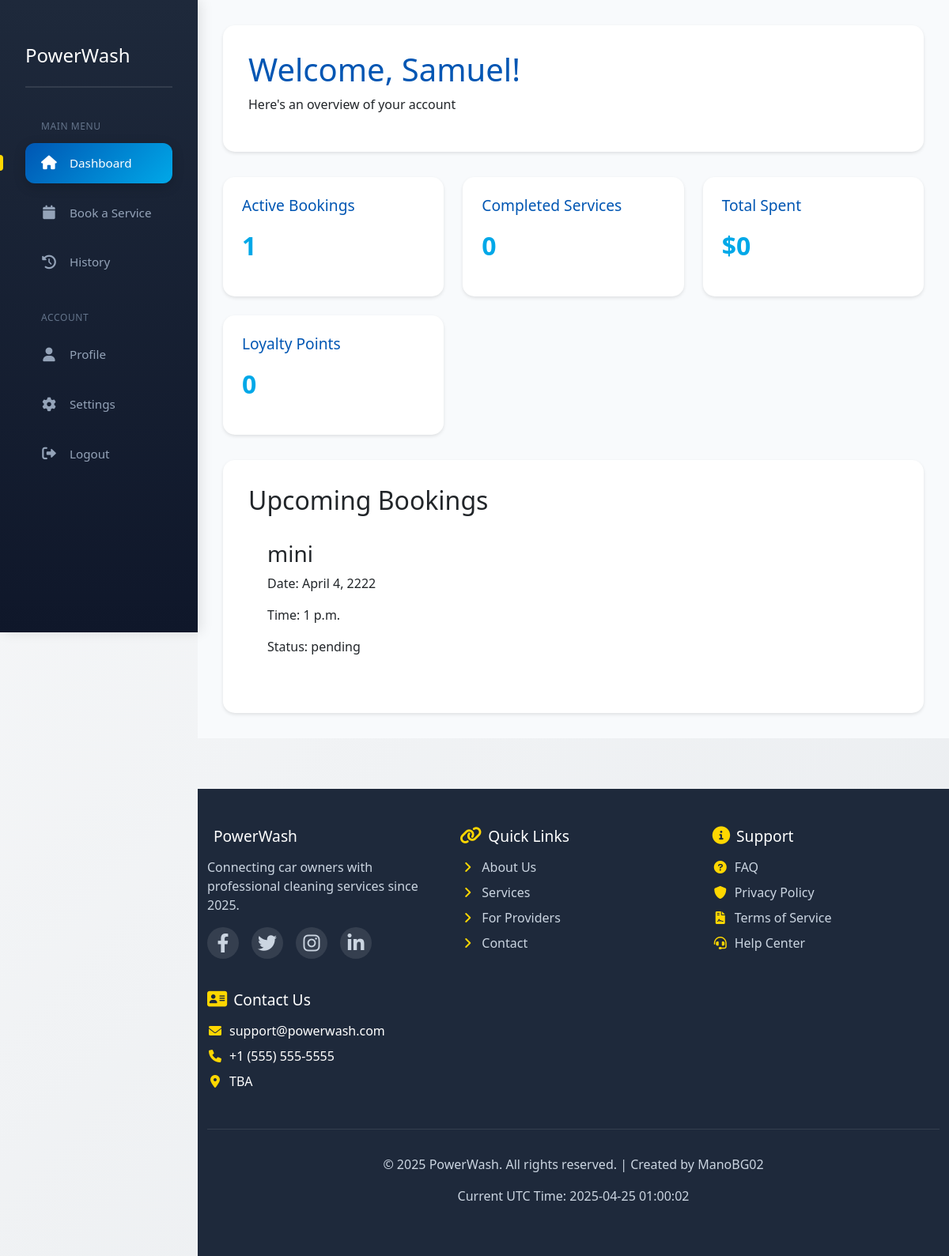
The page /dashboard/ (signed in) on the database its author committed.
### powerwash/models.py (models this page shows, shortened)
class Booking(models.Model):
    SERVICE_CHOICES = [
        ('mini', 'Mini Valet'),
        ('full', 'Full Valet'),
        ('premium', 'Premium Detail')
    ]
    VEHICLE_CHOICES = [
        ('sedan', 'Sedan'),
        ('suv', 'SUV'),
        ('truck', 'Truck'),
        ('van', 'Van')
    ]
    STATUS_CHOICES = [
        ('pending', 'Pending'),
        ('confirmed', 'Confirmed'),
        ('completed', 'Completed'),
        ('cancelled', 'Cancelled')
    ]
    user = models.ForeignKey(User, on_delete=models.CASCADE)
    service_type = models.CharField(max_length=20, choices=SERVICE_CHOICES)
    vehicle_type = models.CharField(max_length=20, choices=VEHICLE_CHOICES)
    date = models.DateField()
    time = models.TimeField()
    special_requests = models.TextField(blank=True, null=True)
    status = models.CharField(max_length=20, choices=STATUS_CHOICES, default='pending')
    created_at = models.DateTimeField(auto_now_add=True)
    class Meta:
        ordering = ['-date', '-time']

### powerwash/views.py (the view, shortened to what this page needs)
# urls.py: path('dashboard/', views.customer_dashboard, name='customer_dashboard'),
@login_required
def customer_dashboard(request):
    user = request.user
    bookings = Booking.objects.filter(user=user)
    active_bookings_count = bookings.filter(status__in=['pending', 'confirmed']).count()
    completed_services_count = bookings.filter(status='completed').count()
    total_spent = 0
    loyalty_points = int(total_spent // 10)
    upcoming_bookings = bookings.filter(
        status__in=['pending', 'confirmed'],
        date__gte=timezone.now().date()
    ).order_by('date', 'time')[:5]
    context = {
        'user': user,
        'active_bookings_count': active_bookings_count,
        'completed_services_count': completed_services_count,
        'total_spent': round(total_spent, 2),
        'loyalty_points': loyalty_points,
        'upcoming_bookings': upcoming_bookings,
    }
    return render(request, 'dashboard/customer_dashboard.html', context)

### powerwash/templates/dashboard/customer_dashboard.html (shortened to what this page needs)
<!DOCTYPE html>
<html lang="en">
<head>
    {% load static %}
    <link rel="stylesheet" href="https://cdnjs.cloudflare.com/ajax/libs/font-awesome/6.0.0/css/all.min.css">
    <link href="https://cdn.jsdelivr.net/npm/bootstrap@5.3.0/dist/css/bootstrap.min.css" rel="stylesheet">
</head>
<body>
    <div class="dashboard-container">
        <aside class="sidebar">
            <div class="logo-container">
                <a href={% url 'home' %}>
                    <h2>PowerWash</h2>
            </div>
            <nav class="dashboard-nav">
                <div class="nav-section">
                    <div class="nav-section-title">Main Menu</div>
                    <div class="nav-item active">
                        <a href="{% url 'customer_dashboard' %}">
                            <i class="fas fa-home"></i>
                            <span>Dashboard</span>
                        </a>
                    </div>
                    <div class="nav-item">
                        <a href="{% url 'booking' %}">
                            <i class="fas fa-calendar"></i>
                            <span>Book a Service</span>
                        </a>
                    </div>
                    <div class="nav-item">
                        <a href="{% url 'history' %}">
                            <i class="fas fa-history"></i>
                            <span>History</span>
                        </a>
                    </div>
                </div>
                <div class="nav-section">
                    <div class="nav-section-title">Account</div>
                    <div class="nav-item">
                        <a href="{% url 'profile' %}">
                            <i class="fas fa-user"></i>
                            <span>Profile</span>
                        </a>
                    </div>
                    <div class="nav-item">
                        <a href="{% url 'settings' %}">
                            <i class="fas fa-cog"></i>
                            <span>Settings</span>
                        </a>
                    </div>
                    <div class="nav-item">
                        <a href="#" onclick="event.preventDefault(); document.getElementById('logout-form').submit();">
                            <i class="fas fa-sign-out-alt"></i>
                            <span>Logout</span>
                        </a>
                    </div>
                </div>
            </nav>
        </aside>
        <main class="main-content">
            <div class="dashboard-header">
                <h1>Welcome, {{ user.first_name }}!</h1>
                <p>Here's an overview of your account</p>
            </div>
            <div class="stats-grid">
                <div class="stat-card">
                    <h3>Active Bookings</h3>
                    <p class="stat-number">{{ active_bookings_count }}</p>
                </div>
                <div class="stat-card">
                    <h3>Completed Services</h3>
                    <p class="stat-number">{{ completed_services_count }}</p>
                </div>
                <div class="stat-card">
                    <h3>Total Spent</h3>
                    <p class="stat-number">${{ total_spent }}</p>
                </div>
                <div class="stat-card">
                    <h3>Loyalty Points</h3>
                    <p class="stat-number">{{ loyalty_points }}</p>
                </div>
            </div>
            <div class="bookings-list">
                <h2>Upcoming Bookings</h2>
                {% if upcoming_bookings %}
                {% for booking in upcoming_bookings %}
                <div class="booking-item">
                    <h3>{{ booking.service_type }}</h3>
                    <p>Date: {{ booking.date }}</p>
                    <p>Time: {{ booking.time }}</p>
                    <p>Status: {{ booking.status }}</p>
                </div>
                {% endfor %}
                {% else %}
                <p>No upcoming bookings</p>
                {% endif %}
            </div>
        </main>
    </div>
    <footer class="footer">
        <div class="container">
            <div class="footer-content">
                <div class="footer-section">
                    <h3> PowerWash</h3>
                    <p>Connecting car owners with professional cleaning services since 2025.</p>
                    <div class="social-icons">
                        <a href="#" class="social-icon" title="Facebook"><i class="fab fa-facebook-f"></i></a>
                        <a href="#" class="social-icon" title="Twitter"><i class="fab fa-twitter"></i></a>
                        <a href="#" class="social-icon" title="Instagram"><i class="fab fa-instagram"></i></a>
                        <a href="#" class="social-icon" title="LinkedIn"><i class="fab fa-linkedin-in"></i></a>
                    </div>
                </div>
                <div class="footer-section">
                    <h3><i class="fas fa-link"></i> Quick Links</h3>
                    <ul class="footer-links">
                        <li><i class="fas fa-angle-right"></i><a href="/about.html">About Us</a></li>
                        <li><i class="fas fa-angle-right"></i><a href="/services.html">Services</a></li>
                        <li><i class="fas fa-angle-right"></i><a href="/providers.html">For Providers</a></li>
                        <li><i class="fas fa-angle-right"></i><a href="/contact.html">Contact</a></li>
                    </ul>
                </div>
                <div class="footer-section">
                    <h3><i class="fas fa-info-circle"></i> Support</h3>
                    <ul class="footer-links">
                        <li><i class="fas fa-question-circle"></i><a href="/faq.html">FAQ</a></li>
                        <li><i class="fas fa-shield-alt"></i><a href="/privacy.html">Privacy Policy</a></li>
                        <li><i class="fas fa-file-contract"></i><a href="/terms.html">Terms of Service</a></li>
                        <li><i class="fas fa-headset"></i><a href="/help.html">Help Center</a></li>
                    </ul>
                </div>
                <div class="footer-section">
                    <h3><i class="fas fa-address-card"></i> Contact Us</h3>
                    <ul class="footer-links">
                        <li><i class="fas fa-envelope"></i> support@powerwash.com</li>
                        <li><i class="fas fa-phone"></i> +1 (555) 555-5555</li>
                        <li><i class="fas fa-map-marker-alt"></i> TBA</li>
                    </ul>
                </div>
            </div>
            <div class="footer-bottom">
                <p>&copy; 2025 PowerWash. All rights reserved. | Created by ManoBG02</p>
                <p>Current UTC Time: <span id="current-time">2025-04-01 02:25:11</span></p>
            </div>
        </div>
    </footer>
</body>
</html>

### powerwash/templates/dashboard/customer_dashboard.html (style rules this page uses)
:root { --primary-color: #0056b3; --secondary-color: #00a8e8; --accent-color: #ffd700; --white: #ffffff; --text-color: #333333; --sidebar-width: 250px; }
body { background: linear-gradient(135deg, #f8f9fa 0%, #e9ecef 100%); font-family: 'Segoe UI', Arial, sans-serif; margin: 0; padding: 0; }
a { text-decoration: none; }
.dashboard-container { display: flex; min-height: 100vh; }
.main-content { flex: 1; margin-left: var(--sidebar-width); padding: 2rem; background: #f8fafc; }
.dashboard-header { margin-bottom: 2rem; padding: 2rem; background: white; border-radius: 15px; box-shadow: 0 2px 4px rgba(0, 0, 0, 0.1); }
.dashboard-header h1 { color: var(--primary-color); font-size: 2.5rem; margin-bottom: 0.5rem; }
.stats-grid { display: grid; grid-template-columns: repeat(auto-fit, minmax(250px, 1fr)); gap: 1.5rem; margin-bottom: 2rem; }
.stat-card { background: white; padding: 1.5rem; border-radius: 15px; box-shadow: 0 2px 4px rgba(0, 0, 0, 0.1); transition: transform 0.3s ease; }
.stat-card h3 { color: var(--primary-color); font-size: 1.2rem; margin-bottom: 1rem; }
.stat-number { font-size: 2rem; font-weight: bold; color: var(--secondary-color); }
.bookings-list { background: white; padding: 2rem; border-radius: 15px; box-shadow: 0 2px 4px rgba(0, 0, 0, 0.1); }
.booking-item { padding: 1.5rem; border-bottom: 1px solid #eee; transition: background-color 0.3s ease; }
.booking-item:last-child { border-bottom: none; }
.nav-item { padding: 0.875rem 1.25rem; border-radius: 12px; margin-bottom: 0.75rem; transition: all 0.3s ease; cursor: pointer; color: #94a3b8; position: relative; }
.nav-item a { text-decoration: none; color: inherit; display: flex; align-items: center; font-weight: 500; font-size: 0.95rem; width: 100%; }
.nav-item.active { background: linear-gradient(135deg, var(--primary-color), var(--secondary-color)); color: white; box-shadow: 0 4px 15px rgba(0, 0, 0, 0.2); }
.nav-item.active::before { content: ''; position: absolute; left: -2rem; top: 50%; transform: translateY(-50%); width: 4px; height: 20px; background: var(--accent-color); border-radius: 0 4px 4px 0; }
.nav-item i { margin-right: 1rem; width: 20px; text-align: center; font-size: 1.1rem; }
.logo-container { margin-bottom: 2.5rem; padding-bottom: 1.5rem; border-bottom: 2px solid rgba(255, 255, 255, 0.1); }
.logo-container h2 { display: flex; align-items: center; gap: 0.75rem; color: white; font-size: 1.5rem; margin: 0; }
.dashboard-nav { display: flex; flex-direction: column; }
.nav-section { margin-bottom: 1.5rem; }
.nav-section-title { color: #64748b; font-size: 0.75rem; text-transform: uppercase; letter-spacing: 0.05em; margin-bottom: 0.75rem; padding-left: 1.25rem; }
.sidebar { width: var(--sidebar-width); background: linear-gradient(180deg, #1e293b 0%, #0f172a 100%); color: white; padding: 2rem; position: fixed; height: 100vh; overflow-y: auto; z-index: 1000; box-shadow: 4px 0 15px rgba(0, 0, 0, 0.1); }
.footer { background-color: #1e293b; color: white; padding: 3rem 0; margin-top: 4rem; margin-left: var(--sidebar-width); }
.footer p { color: #cbd5e1; }
.footer-content { display: grid; grid-template-columns: repeat(auto-fit, minmax(250px, 1fr)); gap: 2rem; margin-bottom: 2rem; }
.footer-section h3 { color: white; margin-bottom: 1rem; font-size: 1.2rem; display: flex; align-items: center; gap: 0.5rem; }
.footer-section h3 i { font-size: 1.4rem; color: var(--accent-color); }
.footer-links { list-style: none; padding: 0; }
.footer-links li { margin-bottom: 0.5rem; display: flex; align-items: center; gap: 0.5rem; }
.footer-links li i { color: var(--accent-color); width: 20px; text-align: center; }
.footer-links a { color: #cbd5e1; text-decoration: none; transition: color 0.3s ease; }
.social-icons { display: flex; gap: 1rem; margin-top: 1rem; }
.social-icon { color: #cbd5e1; font-size: 1.5rem; transition: all 0.3s ease; width: 40px; height: 40px; background: rgba(255, 255, 255, 0.1); border-radius: 50%; display: flex; align-items: center; justify-content: center; }
.footer-bottom { text-align: center; padding-top: 2rem; border-top: 1px solid rgba(255, 255, 255, 0.1); }

### rows shown on the page
Booking: service_type "mini", date "April 4, 2222", time "1 p.m.", status "pending"

### other values the page prints
{{ user.first_name }} "Samuel"
{{ active_bookings_count }} "1"
{{ completed_services_count }} "0"
{{ total_spent }} "0"
{{ loyalty_points }} "0"
